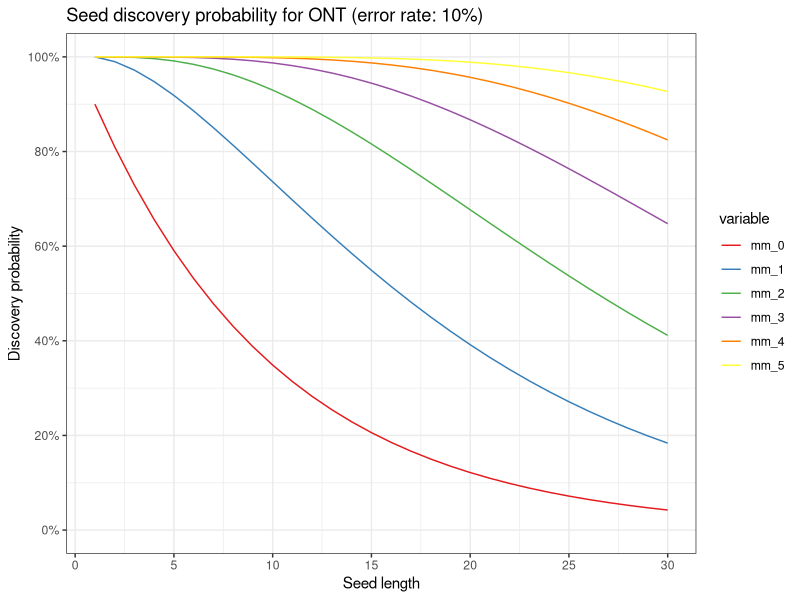

R code for this plot:
#!/usr/bin/env Rscript

# Package import
suppressPackageStartupMessages({
    library(scales)
    library(ggplot2)
    library(reshape2)
})

# Function declarations
yscale <- function(x) { sprintf("%.0f%%", x * 100)}
dpm <- function(x, s=20, p=0.1) { 1 - pbinom(x, size = 1 : s, prob = p, lower.tail = F)}

# Constants declarations
m <- 0 : 5
seed_len <- 30
mismatch_rate <- 0.1

# Create dataframe with probabilities
df <- data.frame(n = 1 : seed_len)
for (i in m) {
    tmp <- data.frame(dpm(i, s = seed_len, p = mismatch_rate))
    names(tmp) <- c(sprintf("mm_%d", i))
    df <- cbind(df, tmp)
}

# Plot probabilities
df <- melt(df, id.vars = "n")
ggplot(df, aes(x = n, y = value, colour = variable)) +
    geom_line() +
    theme_bw() +
    scale_x_continuous(breaks = pretty_breaks()) +
    scale_y_continuous(breaks = pretty_breaks(), limits = c(0, 1), labels = yscale) +
    ggtitle(sprintf("Seed discovery probability for ONT (error rate: %.0f%%)", mismatch_rate * 100)) +
    xlab("Seed length") +
    ylab("Discovery probability") +
    scale_colour_brewer(palette = "Set1")
